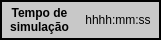
  <widget class="QFrame" name="frame_tempoSim">
   <property name="geometry">
    <rect>
     <x>722</x>
     <y>68</y>
     <width>161</width>
     <height>40</height>
    </rect>
   </property>
   <property name="styleSheet">
    <string notr="true">background-color: rgba(200, 200, 200);</string>
   </property>
   <property name="frameShape">
    <enum>QFrame::Box</enum>
   </property>
   <property name="frameShadow">
    <enum>QFrame::Plain</enum>
   </property>
   <property name="lineWidth">
    <number>2</number>
   </property>
   <widget class="QWidget" name="layoutWidget_2">
    <property name="geometry">
     <rect>
      <x>3</x>
      <y>3</y>
      <width>151</width>
      <height>34</height>
     </rect>
    </property>
    <layout class="QHBoxLayout" name="horizontalLayout_tempoSim">
     <item>
      <widget class="QLabel" name="label_tempoSim">
       <property name="font">
        <font>
         <weight>75</weight>
         <bold>true</bold>
        </font>
       </property>
       <property name="text">
        <string>Tempo de
simulação</string>
       </property>
       <property name="alignment">
        <set>Qt::AlignCenter</set>
       </property>
      </widget>
     </item>
     <item>
      <widget class="QLabel" name="label_tempo">
       <property name="text">
        <string>hhhh:mm:ss</string>
       </property>
       <property name="alignment">
        <set>Qt::AlignCenter</set>
       </property>
      </widget>
     </item>
    </layout>
   </widget>
  </widget>
